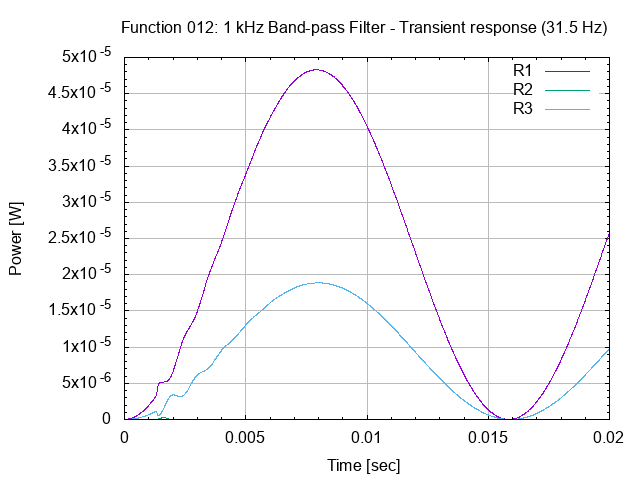

Here is the gnuplot script that generated this plot:
# set terminal
set term png

# set graph
set output "26.012.00.03.03.png"
set title "Function 012: 1 kHz Band-pass Filter - Transient response (31.5 Hz)"

# setup Y-axis
set grid ytics lt 1 lw 1 lc rgb "#bbbbbb"
set mytics
set ylabel "Power [W]"

# setup X-axis
set grid xtics lt 1 lw 1 lc rgb "#bbbbbb"
set mxtics
set xrange [0:0.02]
set xlabel "Time [sec]"

# setup plot style
set style data lines
plot '26.012.00.03.03.dat' using 1:2 title "R1", \
     '26.012.00.03.03.dat' using 1:3 title "R2", \
     '26.012.00.03.03.dat' using 1:4 title "R3"

# set output back to default
set output

# reset terminal type
set terminal pop
